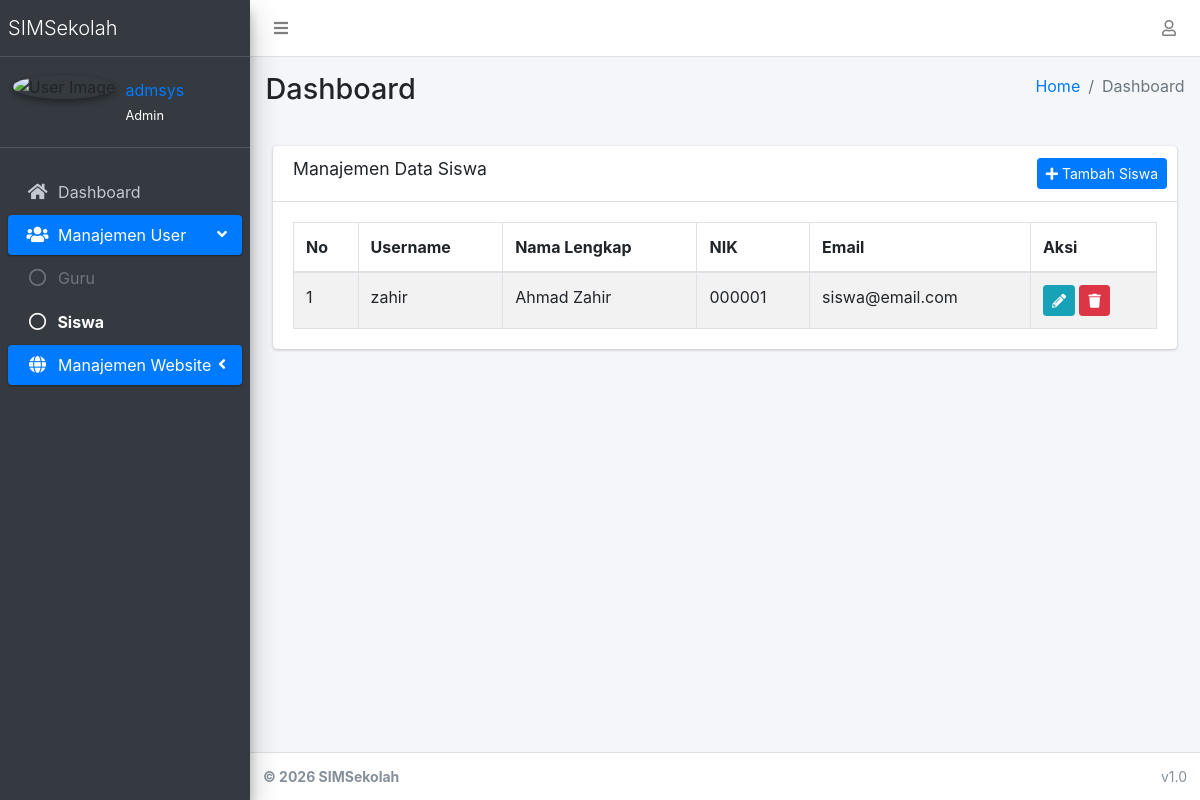
The app's page /accounts/students/ (signed in) with its own data.
### apps/accounts/models.py (models this page shows, shortened)
class UserProfile(models.Model):
    GENDER_CHOICES = (
        ('L', 'Laki-laki'),
        ('P', 'Perempuan'),
    )
    user = models.OneToOneField(User, on_delete=models.CASCADE)
    nama_lengkap = models.CharField(max_length=150, blank=True)
    nik = models.CharField(max_length=16, blank=True)
    jenis_kelamin = models.CharField(max_length=1, choices=GENDER_CHOICES, blank=True)
    tempat_lahir = models.CharField(max_length=100, blank=True)
    tanggal_lahir = models.DateField(null=True, blank=True)
    nama_ibu_kandung = models.CharField(max_length=150, blank=True)
    nama_sekolah = models.CharField(max_length=200, blank=True)
    npsn = models.CharField(max_length=20, blank=True)
    alamat_sekolah = models.TextField(blank=True)
    email_unit_kerja = models.EmailField(blank=True)
    alamat_rumah = models.TextField(blank=True)
    no_hp = models.CharField(max_length=20, blank=True)
    email_pribadi = models.EmailField(blank=True)
    pendidikan_terakhir = models.CharField(max_length=100, blank=True)
    jurusan = models.CharField(max_length=100, blank=True)
    gelar = models.CharField(max_length=50, blank=True)
    scan_ktp = models.FileField(upload_to='documents/ktp/', blank=True, null=True)
    scan_kk = models.FileField(upload_to='documents/kk/', blank=True, null=True)
    scan_sk = models.FileField(upload_to='documents/sk/', blank=True, null=True)

class User(AbstractUser):
    role = models.CharField(
        max_length=20,
        choices=(
            ('admin', 'Admin'),
            ('teacher', 'Teacher'),
            ('student', 'Student'),
        ),
        default='student'
    )

### apps/accounts/views.py (the view)
# urls.py: path('students/', views.student_list, name='student_list'),
@admin_only
def student_list(request):
    students = User.objects.filter(role='student')
    return render(request, 'accounts/student_list.html', {'students': students})

### apps/accounts/templatetags/account_tags.py (called while the page is built)
@register.inclusion_tag('accounts/partials/user_info.html', takes_context=True)
def user_profile_info(context):
    request = context['request']
    user = request.user
    return {
        'profile': user.userprofile if user.is_authenticated else None,
        'user': user
    }

### apps/accounts/templates/accounts/student_list.html (shortened to what this page needs)
{% extends 'admin/base.html' %}
{% load static %}
{% block content %}
<div class="container-fluid">
    <div class="row">
        <div class="col-12">
            <div class="card">
                <div class="card-header">
                    <h3 class="card-title">Manajemen Data Siswa</h3>
                    <div class="card-tools">
                        <a href="{% url 'accounts:student_create' %}" class="btn btn-primary btn-sm">
                            <i class="fas fa-plus"></i> Tambah Siswa
                        </a>
                    </div>
                </div>
                <div class="card-body">
                    <table id="example1" class="table table-bordered table-striped">
                        <thead>
                            <tr>
                                <th>No</th>
                                <th>Username</th>
                                <th>Nama Lengkap</th>
                                <th>NIK</th>
                                <th>Email</th>
                                <th>Aksi</th>
                            </tr>
                        </thead>
                        <tbody>
                            {% for student in students %}
                            <tr>
                                <td>{{ forloop.counter }}</td>
                                <td>{{ student.username }}</td>
                                <td>{{ student.userprofile.nama_lengkap|default:"-" }}</td>
                                <td>{{ student.userprofile.nik|default:"-" }}</td>
                                <td>{{ student.email }}</td>
                                <td>
                                    <a href="{% url 'accounts:student_edit' student.pk %}" class="btn btn-info btn-sm">
                                        <i class="fas fa-pencil-alt"></i>
                                    </a>
                                    <button class="btn btn-danger btn-sm" onclick="confirmDelete('{{ student.pk }}', '{{ student.username }}')">
                                        <i class="fas fa-trash"></i>
                                    </button>
                                </td>
                            </tr>
                            {% empty %}
                            <tr>
                                <td colspan="6" class="text-center">Belum ada data murid.</td>
                            </tr>
                            {% endfor %}
                        </tbody>
                    </table>
                </div>
                </div>
        </div>
    </div>
</div>
{% endblock %}

### apps/accounts/templates/accounts/partials/user_info.html
{% if user.is_authenticated %}
    <div class="user-panel mt-3 pb-3 mb-3 d-flex">
        <div class="image">
            <img src="/static/adminlte/img/user2-160x160.jpg" class="img-circle elevation-2" alt="User Image">
        </div>
        <div class="info">
            <a href="#" class="d-block">{{ profile.nama_lengkap|default:user.username }}</a>
            <small class="text-white">{{ user.role|title }}</small>
        </div>
    </div>
{% endif %}

### records on screen
UserProfile: nama_lengkap "admsys"
User: role "Admin"
User: username "zahir", userprofile.nama_lengkap "Ahmad Zahir", userprofile.nik "000001", email "siswa@email.com"
